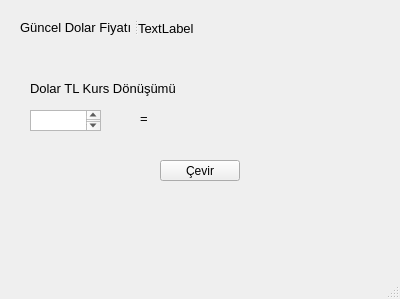
<?xml version="1.0" encoding="UTF-8"?>
<ui version="4.0">
 <class>MainWindow</class>
 <widget class="QMainWindow" name="MainWindow">
  <property name="geometry">
   <rect>
    <x>0</x>
    <y>0</y>
    <width>400</width>
    <height>299</height>
   </rect>
  </property>
  <property name="minimumSize">
   <size>
    <width>400</width>
    <height>299</height>
   </size>
  </property>
  <property name="maximumSize">
   <size>
    <width>400</width>
    <height>299</height>
   </size>
  </property>
  <property name="windowTitle">
   <string>MainWindow</string>
  </property>
  <widget class="QWidget" name="centralwidget">
   <widget class="QTextEdit" name="textEdit">
    <property name="geometry">
     <rect>
      <x>30</x>
      <y>110</y>
      <width>71</width>
      <height>21</height>
     </rect>
    </property>
   </widget>
   <widget class="QLabel" name="label">
    <property name="geometry">
     <rect>
      <x>30</x>
      <y>80</y>
      <width>161</width>
      <height>16</height>
     </rect>
    </property>
    <property name="font">
     <font>
      <pointsize>10</pointsize>
     </font>
    </property>
    <property name="text">
     <string>Dolar TL Kurs Dönüşümü</string>
    </property>
   </widget>
   <widget class="QLabel" name="label_2">
    <property name="geometry">
     <rect>
      <x>140</x>
      <y>110</y>
      <width>16</width>
      <height>16</height>
     </rect>
    </property>
    <property name="font">
     <font>
      <pointsize>10</pointsize>
     </font>
    </property>
    <property name="text">
     <string>=</string>
    </property>
   </widget>
   <widget class="QLabel" name="cevrilen_dolar">
    <property name="geometry">
     <rect>
      <x>170</x>
      <y>110</y>
      <width>47</width>
      <height>13</height>
     </rect>
    </property>
    <property name="text">
     <string/>
    </property>
   </widget>
   <widget class="QPushButton" name="cevir_buton">
    <property name="geometry">
     <rect>
      <x>160</x>
      <y>160</y>
      <width>80</width>
      <height>21</height>
     </rect>
    </property>
    <property name="text">
     <string>Çevir</string>
    </property>
   </widget>
   <widget class="QSplitter" name="splitter">
    <property name="geometry">
     <rect>
      <x>20</x>
      <y>20</y>
      <width>174</width>
      <height>16</height>
     </rect>
    </property>
    <property name="orientation">
     <enum>Qt::Horizontal</enum>
    </property>
    <widget class="QLabel" name="doviz_guncel_label">
     <property name="font">
      <font>
       <pointsize>10</pointsize>
      </font>
     </property>
     <property name="text">
      <string>&lt;html&gt;&lt;head/&gt;&lt;body&gt;&lt;p&gt;Güncel Dolar Fiyatı =&lt;/p&gt;&lt;/body&gt;&lt;/html&gt;</string>
     </property>
    </widget>
    <widget class="QLabel" name="dolar_label">
     <property name="font">
      <font>
       <pointsize>10</pointsize>
      </font>
     </property>
     <property name="text">
      <string>TextLabel</string>
     </property>
    </widget>
   </widget>
  </widget>
  <widget class="QMenuBar" name="menubar">
   <property name="geometry">
    <rect>
     <x>0</x>
     <y>0</y>
     <width>400</width>
     <height>20</height>
    </rect>
   </property>
  </widget>
  <widget class="QStatusBar" name="statusbar"/>
 </widget>
 <resources/>
 <connections/>
</ui>
